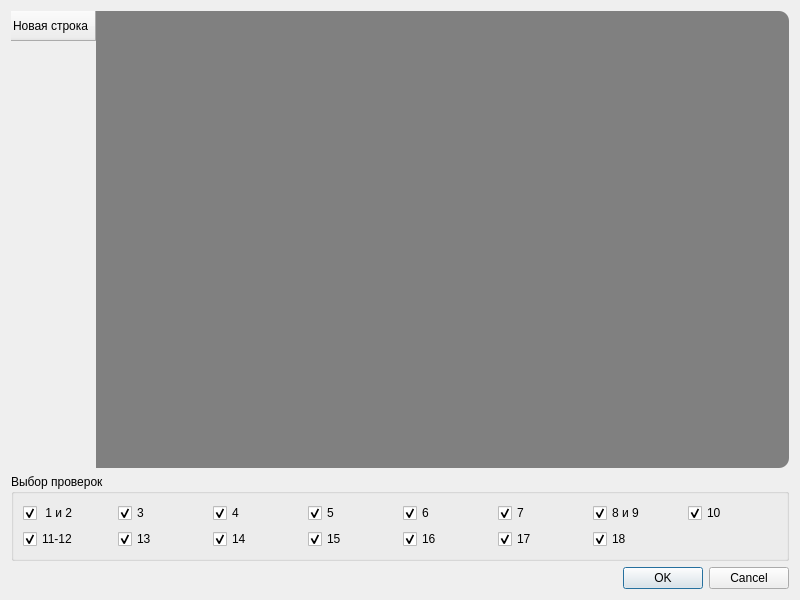
<?xml version="1.0" encoding="UTF-8"?>
<ui version="4.0">
 <class>DialogSeiting</class>
 <widget class="QDialog" name="DialogSeiting">
  <property name="geometry">
   <rect>
    <x>0</x>
    <y>0</y>
    <width>800</width>
    <height>600</height>
   </rect>
  </property>
  <property name="windowTitle">
   <string>Настройки</string>
  </property>
  <layout class="QVBoxLayout" name="verticalLayout">
   <item>
    <widget class="QTableWidget" name="tableWidget">
     <property name="styleSheet">
      <string notr="true">QTableView{

   color: white;
   background-color: gray;
   border-width: 2px;
   border-radius: 10px;
   border-color: beige;

}
</string>
     </property>
     <property name="frameShape">
      <enum>QFrame::NoFrame</enum>
     </property>
     <property name="showGrid">
      <bool>false</bool>
     </property>
     <property name="wordWrap">
      <bool>true</bool>
     </property>
     <row>
      <property name="text">
       <string>Новая строка</string>
      </property>
     </row>
    </widget>
   </item>
   <item>
    <widget class="QGroupBox" name="groupBox">
     <property name="title">
      <string>Выбор проверок</string>
     </property>
     <layout class="QGridLayout" name="gridLayout">
      <item row="0" column="5">
       <widget class="QCheckBox" name="checkBox_6">
        <property name="text">
         <string>7</string>
        </property>
        <property name="checked">
         <bool>true</bool>
        </property>
       </widget>
      </item>
      <item row="0" column="7">
       <widget class="QCheckBox" name="checkBox_8">
        <property name="text">
         <string>10</string>
        </property>
        <property name="checked">
         <bool>true</bool>
        </property>
       </widget>
      </item>
      <item row="0" column="6">
       <widget class="QCheckBox" name="checkBox_7">
        <property name="text">
         <string>8 и 9</string>
        </property>
        <property name="checked">
         <bool>true</bool>
        </property>
       </widget>
      </item>
      <item row="1" column="0">
       <widget class="QCheckBox" name="checkBox_11">
        <property name="text">
         <string>11-12</string>
        </property>
        <property name="checked">
         <bool>true</bool>
        </property>
       </widget>
      </item>
      <item row="0" column="0">
       <widget class="QCheckBox" name="checkBox">
        <property name="text">
         <string> 1 и 2</string>
        </property>
        <property name="checked">
         <bool>true</bool>
        </property>
       </widget>
      </item>
      <item row="0" column="1">
       <widget class="QCheckBox" name="checkBox_2">
        <property name="text">
         <string>3</string>
        </property>
        <property name="checked">
         <bool>true</bool>
        </property>
       </widget>
      </item>
      <item row="0" column="4">
       <widget class="QCheckBox" name="checkBox_5">
        <property name="text">
         <string>6</string>
        </property>
        <property name="checked">
         <bool>true</bool>
        </property>
       </widget>
      </item>
      <item row="0" column="3">
       <widget class="QCheckBox" name="checkBox_4">
        <property name="text">
         <string>5</string>
        </property>
        <property name="checked">
         <bool>true</bool>
        </property>
       </widget>
      </item>
      <item row="0" column="2">
       <widget class="QCheckBox" name="checkBox_3">
        <property name="text">
         <string>4</string>
        </property>
        <property name="checked">
         <bool>true</bool>
        </property>
       </widget>
      </item>
      <item row="1" column="1">
       <widget class="QCheckBox" name="checkBox_13">
        <property name="text">
         <string>13</string>
        </property>
        <property name="checked">
         <bool>true</bool>
        </property>
       </widget>
      </item>
      <item row="1" column="2">
       <widget class="QCheckBox" name="checkBox_14">
        <property name="text">
         <string>14</string>
        </property>
        <property name="checked">
         <bool>true</bool>
        </property>
       </widget>
      </item>
      <item row="1" column="3">
       <widget class="QCheckBox" name="checkBox_15">
        <property name="text">
         <string>15</string>
        </property>
        <property name="checked">
         <bool>true</bool>
        </property>
       </widget>
      </item>
      <item row="1" column="4">
       <widget class="QCheckBox" name="checkBox_16">
        <property name="text">
         <string>16</string>
        </property>
        <property name="checked">
         <bool>true</bool>
        </property>
       </widget>
      </item>
      <item row="1" column="5">
       <widget class="QCheckBox" name="checkBox_17">
        <property name="text">
         <string>17</string>
        </property>
        <property name="checked">
         <bool>true</bool>
        </property>
       </widget>
      </item>
      <item row="1" column="6">
       <widget class="QCheckBox" name="checkBox_18">
        <property name="text">
         <string>18</string>
        </property>
        <property name="checked">
         <bool>true</bool>
        </property>
       </widget>
      </item>
     </layout>
    </widget>
   </item>
   <item>
    <widget class="QDialogButtonBox" name="buttonBox">
     <property name="orientation">
      <enum>Qt::Horizontal</enum>
     </property>
     <property name="standardButtons">
      <set>QDialogButtonBox::Cancel|QDialogButtonBox::Ok</set>
     </property>
    </widget>
   </item>
  </layout>
 </widget>
 <resources/>
 <connections>
  <connection>
   <sender>buttonBox</sender>
   <signal>accepted()</signal>
   <receiver>DialogSeiting</receiver>
   <slot>accept()</slot>
   <hints>
    <hint type="sourcelabel">
     <x>248</x>
     <y>254</y>
    </hint>
    <hint type="destinationlabel">
     <x>157</x>
     <y>274</y>
    </hint>
   </hints>
  </connection>
  <connection>
   <sender>buttonBox</sender>
   <signal>rejected()</signal>
   <receiver>DialogSeiting</receiver>
   <slot>reject()</slot>
   <hints>
    <hint type="sourcelabel">
     <x>316</x>
     <y>260</y>
    </hint>
    <hint type="destinationlabel">
     <x>286</x>
     <y>274</y>
    </hint>
   </hints>
  </connection>
 </connections>
</ui>
